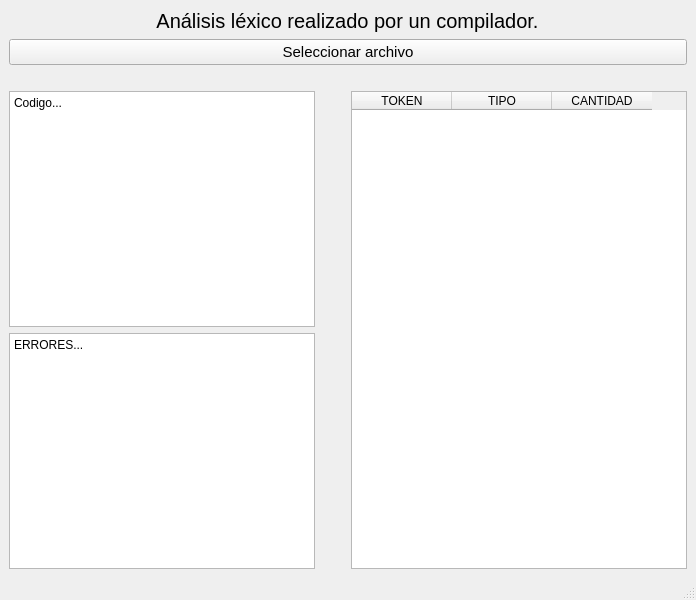
<?xml version="1.0" encoding="UTF-8"?>
<ui version="4.0">
 <class>MainWindow</class>
 <widget class="QMainWindow" name="MainWindow">
  <property name="geometry">
   <rect>
    <x>0</x>
    <y>0</y>
    <width>696</width>
    <height>600</height>
   </rect>
  </property>
  <property name="windowTitle">
   <string>MainWindow</string>
  </property>
  <widget class="QWidget" name="centralwidget">
   <layout class="QVBoxLayout" name="verticalLayout_2">
    <item>
     <widget class="QLabel" name="label">
      <property name="font">
       <font>
        <pointsize>15</pointsize>
       </font>
      </property>
      <property name="text">
       <string> Análisis léxico realizado por un compilador. </string>
      </property>
      <property name="alignment">
       <set>Qt::AlignmentFlag::AlignCenter</set>
      </property>
     </widget>
    </item>
    <item>
     <widget class="QPushButton" name="seleccionar_archivo">
      <property name="enabled">
       <bool>true</bool>
      </property>
      <property name="font">
       <font>
        <pointsize>11</pointsize>
       </font>
      </property>
      <property name="text">
       <string>Seleccionar archivo</string>
      </property>
     </widget>
    </item>
    <item>
     <layout class="QHBoxLayout" name="horizontalLayout">
      <property name="topMargin">
       <number>20</number>
      </property>
      <item>
       <layout class="QVBoxLayout" name="verticalLayout">
        <property name="rightMargin">
         <number>30</number>
        </property>
        <item>
         <widget class="QPlainTextEdit" name="plainTextEdit_1">
          <property name="readOnly">
           <bool>true</bool>
          </property>
          <property name="plainText">
           <string>Codigo...</string>
          </property>
         </widget>
        </item>
        <item>
         <widget class="QPlainTextEdit" name="plainTextEdit_2">
          <property name="readOnly">
           <bool>true</bool>
          </property>
          <property name="plainText">
           <string>ERRORES...</string>
          </property>
         </widget>
        </item>
       </layout>
      </item>
      <item>
       <widget class="QTableWidget" name="tableWidget">
        <column>
         <property name="text">
          <string>TOKEN</string>
         </property>
        </column>
        <column>
         <property name="text">
          <string>TIPO</string>
         </property>
        </column>
        <column>
         <property name="text">
          <string>CANTIDAD</string>
         </property>
        </column>
       </widget>
      </item>
     </layout>
    </item>
   </layout>
  </widget>
  <widget class="QMenuBar" name="menubar">
   <property name="geometry">
    <rect>
     <x>0</x>
     <y>0</y>
     <width>696</width>
     <height>33</height>
    </rect>
   </property>
  </widget>
  <widget class="QStatusBar" name="statusbar"/>
 </widget>
 <resources/>
 <connections/>
</ui>
